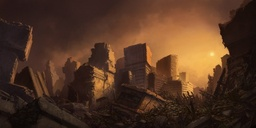
#> input picture dataset/OperacaoPontuais_FiltroEspacial/data/t1.jpg, 256 x 128 px, shrunk from 500 x 250 before the run, found by its file name
$ jupyter execute 'Pratica_Filtragem_Espacial - corrigido.ipynb'
#> lines starting #> are read from the running program, lines starting #| are printed output that depends on the picture
<a href="https://colab.research.google.com/github/VielF/ColabProjects/blob/main/Pr%C3%A1tica_Filtragem_Espacial.ipynb" target="_parent"></a>

Universidade do Vale do Itajaí<br>
Escola Politécnica<br>
Processamento Digital de Sinais: Imagens

# Exercício Avalitivo de Filtragem Espacial

### Tutoriais da OpenCV

- https://docs.opencv.org/master/d9/df8/tutorial_root.html
- https://www.geeksforgeeks.org/opencv-python-tutorial/

## Conversão de imagem RGB em imagem Grayscale

[cell 1]
import cv2
import numpy as np
import matplotlib.pyplot as plt
from google.colab.patches import cv2_imshow

[cell 2]
#abria a imagem
img = cv2.imread('/content/data/t1.jpg',1)
#> img is the input picture: shape (128, 256, 3); mean B, G, R 34.8, 52.4, 80.9
cv2_imshow(img)

[cell 3]
#mostrando a imagem colorida
#cv2.imshow('in', img)
#cv2.waitKey(0)
#cv2.destroyAllWindows()

[cell 4]
#aplicando conversão básica
#numpy
#img_grayscale_basic = (img[ : , : ,0]+img[ : , : ,1]+img[ : , : ,2])/3

#cv2
B, G, R = cv2.split(img)
img_grayscale_basic = (B+G+R)/3
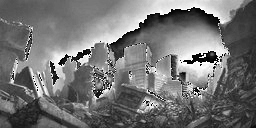
#> img_grayscale_basic: shape (128, 256) float64; min 0, max 85, mean 38.6; drawn with min black and max white

img_grayscale_basic = np.array(img_grayscale_basic, dtype=np.uint8)

cv2_imshow(img_grayscale_basic)
##cv2.waitKey(0)
#cv2.destroyAllWindows()

[cell 5]
#aplicando conversão ponderada
#img_grayscale_basic = 0.299*img[ : , : ,0] + 0.587*img[ : , : ,1] + 0.114*img[ : , : ,2]

#cv2
B, G, R = cv2.split(img)
img_grayscale_pondered = 0.299*B+0.587*G+0.114*R

img_grayscale_pondered = np.array(img_grayscale_pondered, dtype=np.uint8)

cv2_imshow(img_grayscale_pondered)
#cv2.waitKey(0)
#cv2.destroyAllWindows()

## Filtro Espacial

[cell 6]
def gauss_create(sigma=1, size_x=3, size_y=3):
    '''
    Create normal (gaussian) distribuiton
    '''
    x, y = np.meshgrid(np.linspace(-1,1,size_x), np.linspace(-1,1,size_y))
    calc = 1/((2*np.pi*(sigma**2)))
    exp = np.exp(-(((x**2) + (y**2))/(2*(sigma**2))))

    return exp*calc

[cell 7]
print(gauss_create(sigma=0.5))
print(np.array(gauss_create(sigma=0.5)*255, dtype=np.uint8))

### Suavização

1. Implemente a sua própria convolução manualmente, em formato de função, utilizando os conceitos vistos em aula
2. Aplique a filtragem de suavização, com as máscaras 3x3, 5x5 e 7x7, com os filtros:
 - média
 - gaussino (escolha uma distribuição adequada, podendo utilizar a função acima ou recuperando a distribuição usada na OpenCV)
 - mediana
3. Relate as observações visíveis nas imagens de saída com os filtros usados, descrevendo o comportamento visual em relação as bordas, ruídos e esmaecimento da imagem com os diferentes kernels

#### Dicas
 - Você pode adicionar ruído nas imagens usando a função random_noise: `from skimage.util import random_noise`. Cuidado com o retorno da função, talvez seja necessário regularizar a mesma novamente para o intervalo de 0 à 255.

[cell 8]
def add_padding(img, padding_height, padding_width):
    n, m = img.shape

    padded_img = np.zeros((n + padding_height * 2, m + padding_width * 2))
    padded_img[padding_height : n + padding_height, padding_width : m + padding_width] = img

    return padded_img

[cell 9]
exemplo = np.ones((5,5))
print(exemplo)
print(add_padding(exemplo, (3//2), (3//2)))

[cell 10]
from skimage.util import random_noise

[cell 11]
def bubble_sort(arr):

    # Outer loop to iterate through the list n times
    for n in range(len(arr) - 1, 0, -1):

        # Inner loop to compare adjacent elements
        for i in range(n):
            if arr[i] > arr[i + 1]:

                # Swap elements if they are in the wrong order
                swapped = True
                arr[i], arr[i + 1] = arr[i + 1], arr[i]
    return arr

[cell 12]
def conv2d(img, kernel, padding=True):
    # Get dimensions of the kernel
    k_height, k_width = kernel.shape  # Atribui valor à variável k_height, k_width

    # Get dimensions of the image
    img_height, img_width = img.shape  # Atribui valor à variável img_height, img_width

    # Calculate padding required
    pad_height = k_height // 2  # Atribui valor à variável pad_height
    pad_width = k_width // 2  # Atribui valor à variável pad_width

    # Create a padded version of the image to handle edges
    if padding == True:
        padded_img = add_padding(img, pad_height, pad_width)  # Atribui valor à variável padded_img

    #print(padded_img)

    # Initialize an output image with zeros
    output = np.zeros((img_height, img_width), dtype=float)  # Atribui valor à variável output

    # Perform convolution

    for i_img in range(img_height):  # Loop usando i
        for j_img in range(img_width):  # Loop usando j
            for i_kernel in range(k_height):
                for j_kernel in range(k_width):
                    output[i_img, j_img] = float(output[i_img, j_img]) + (float(padded_img[i_img+i_kernel, j_img+j_kernel]) * kernel[i_kernel, j_kernel])  # Atribui valor à variável output[i, j]
                    if(output[i_img, j_img] > 255): # operação de clip = np.clip()
                      output[i_img, j_img] = 255
                    elif (output[i_img, j_img] < 0):
                      output[i_img, j_img] = 0
            output[i_img, j_img] = int(output[i_img, j_img])

    return np.array(output, dtype=np.uint8)

[cell 13]
img_noise = random_noise(img_grayscale_pondered, mode='gaussian', var = 0.001)

img_noise = (img_noise * 255).astype(np.uint8)

cv2_imshow(img_noise)
cv2_imshow(img_grayscale_pondered)

[cell 14]
mean_3x3 = np.ones((3, 3))/9
mean_5x5 = np.ones((5, 5))/25
mean_7x7 = np.ones((7, 7))/49


img_mean = conv2d(img_noise, mean_7x7)
conv_opencv = cv2.filter2D(src=img_noise, ddepth=-1, kernel=mean_7x7, borderType=cv2.BORDER_CONSTANT)

print(img_mean)
#> (printed output is left out)
print(conv_opencv)
#> (printed output is left out)

cv2_imshow(img_mean)
cv2_imshow(conv_opencv)

[cell 15]
#gaussiano
gaus_3x3 = gauss_create(sigma=1, size_x=3, size_y=3)
gaus_5x5 = gauss_create(sigma=1, size_x=5, size_y=5)
gaus_7x7 = gauss_create(sigma=1, size_x=7, size_y=7)

img_mean = conv2d(img_noise, gaus_5x5)
conv_opencv = cv2.filter2D(src=img_noise, ddepth=-1, kernel=gaus_5x5, borderType=cv2.BORDER_CONSTANT)

print(img_mean)
#> (printed output is left out)
print(conv_opencv)
#> (printed output is left out)

cv2_imshow(img_mean)
cv2_imshow(conv_opencv)

[cell 16]
def medianFilter(img, kernel, padding=True):
    # Get dimensions of the kernel
    k_height, k_width = kernel.shape  # Atribui valor à variável k_height, k_width

    # Get dimensions of the image
    img_height, img_width = img.shape  # Atribui valor à variável img_height, img_width

    # Calculate padding required
    pad_height = k_height // 2  # Atribui valor à variável pad_height
    pad_width = k_width // 2  # Atribui valor à variável pad_width

    # Create a padded version of the image to handle edges
    if padding == True:
        padded_img = add_padding(img, pad_height, pad_width)  # Atribui valor à variável padded_img
    else:
        padded_img = img
    #print(padded_img)

    # Initialize an output image with zeros
    output = np.zeros((img_height, img_width), dtype=float)  # Atribui valor à variável output
    kernel_vectorized = np.zeros(k_height*k_width)
    #print(kernel_vectorized)
    # Perform convolution
    for i_img in range(img_height):  # Loop usando i
        for j_img in range(img_width):  # Loop usando j
            i_vector = 0
            for i_kernel in range(k_height):
                for j_kernel in range(k_width):
                    kernel_vectorized[i_vector] = padded_img[i_img+i_kernel, j_img+j_kernel]  # Atribui valor à variável output[i, j]
                    i_vector+=1
            kernel_vectorized = bubble_sort(kernel_vectorized)
            median_index = int(((k_height*k_width)/2)+1)
            output[i_img, j_img] = int(kernel_vectorized[median_index])

    return np.array(output, dtype=np.uint8)

[cell 17]
#gaussiano
img_noise = random_noise(img_grayscale_pondered, mode='s&p', amount = 0.025)

img_noise = (img_noise * 255).astype(np.uint8)

cv2_imshow(img_noise)

img_gaus = conv2d(img_noise, gaus_5x5)
#> call 3 of conv2d, with kernel = array of shape (5, 5), padding = True
#> after the loop in conv2d (call 3), `for i_img in range(img_height):`:
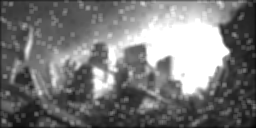
#> output: shape (128, 256) float64; min 3, max 255, mean 120.6
img_meadian = medianFilter(img_noise, gaus_3x3, padding=True)
#> in add_padding (call 5), `padded_img[padding_height : n + padding_height, padding_width : m + pa..`:
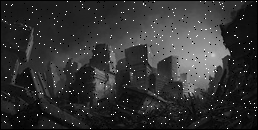
#> padded_img: shape (130, 258) float64; min 0, max 255, mean 50.5
#> after the loop in medianFilter, `for i_img in range(img_height):`: kernel_vectorized = [0, 0, 0, 0, 0, 0, 2, 3, 5]
conv_opencv = cv2.medianBlur(img_noise, 3)
#print(img_noise)
print(img_mean)
#> (printed output is left out)
print(conv_opencv)
#> (printed output is left out)
cv2_imshow(img_gaus)
cv2_imshow(img_meadian)
cv2_imshow(conv_opencv)

### Sharpening

4. Implemente os filtros de sharpening, utilizando as diferentes mascarás apresentadas no livro de referência da disciplina:
 - Laplaciano (figura 3.37)
 - Sharpening implementado na figura 3.38
 - Unsharp Masking e Highboost Filtering
 - Implemente os detectores de borda Laplaciano, Roberts e Sobel
 - Utilize a função Canny da OpenCV na mesma imagem usando nos outros detectores

5. Relate as observações visíveis nas imagens de saída com os filtros usados, descrevendo o comportamento visual em relação as bordas, ruídos e esmaecimento da imagem com os diferentes kernels e para os diferentes algoritmos
6. Você observa uma discrepante melhoria na detecção de bordas pelo Canny em comparação aos outros 3 que justifique a complexidade adicional?
7. Aplique o filtro Sobel pós operação com um filtro de suavização (a sua escolha) e compare com a saída do Canny. Descreva suas observações técnicas sobre o comportamento.

[cell 18]
def normalize_minmax(img, new_min=0, new_max=255):

    img_min = img.min()
    img_max = img.max()

    normalized = (img - img_min) / (img_max - img_min)

    normalized = normalized * (new_max - new_min) + new_min

    return normalized

[cell 19]
def conv2d_sharpening(img, kernel, padding=True):
    # Get dimensions of the kernel
    k_height, k_width = kernel.shape  # Atribui valor à variável k_height, k_width

    # Get dimensions of the image
    img_height, img_width = img.shape  # Atribui valor à variável img_height, img_width

    # Calculate padding required
    pad_height = k_height // 2  # Atribui valor à variável pad_height
    pad_width = k_width // 2  # Atribui valor à variável pad_width

    # Create a padded version of the image to handle edges
    if padding == True:
        padded_img = add_padding(img, pad_height, pad_width)  # Atribui valor à variável padded_img

    #print(padded_img)

    # Initialize an output image with zeros
    output = np.zeros((img_height, img_width), dtype=np.float32)  # Atribui valor à variável output

    # Perform convolution
    for i_img in range(img_height):  # Loop usando i
        for j_img in range(img_width):  # Loop usando j
            #calcula kernel
            for i_kernel in range(k_height):
                for j_kernel in range(k_width):
                    output[i_img, j_img] = output[i_img, j_img] + (padded_img[i_img+i_kernel, j_img+j_kernel] * kernel[i_kernel, j_kernel])  # Atribui valor à variável output[i, j]


    return output

[cell 20]
kernel_laplaciano = np.array(([0,-1,0],[-1,4,-1],[0,-1,0]))
kernel_roberts_1 = np.array(([-1,0],[0,1]))
kernel_roberts_2 = np.array(([0,-1],[1,0]))
kernel_sobel_1 = np.array(([-1,-2,-1],[0,0,0],[1,2,1]))
kernel_sobel_2 = np.array(([-1,0,1],[-2,0,2],[-1,0,1]))

img_sobel_1 = conv2d_sharpening(img_grayscale_pondered, kernel_sobel_1)
img_sobel_2 = conv2d_sharpening(img_grayscale_pondered, kernel_sobel_2)

img_sobel = np.abs(img_sobel_1)+np.abs(img_sobel_2)
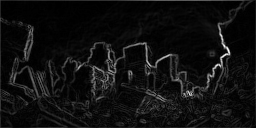
#> img_sobel: shape (128, 256) float32; min 0, max 734, mean 46.5; drawn with min black and max white

img_sobel = normalize_minmax(img_sobel, new_min=0, new_max=255)
#> in normalize_minmax, `img_min = img.min()`: img_min = 0
#> in normalize_minmax, `img_max = img.max()`: img_max = 734
img_sobel = np.array(img_sobel, dtype=np.uint8)

#pode trocar para a função cv2_imshow
cv2.imshow('in',img_sobel)
cv2.waitKey(0)
cv2.destroyAllWindows()

laplaciano = conv2d_sharpening(img_grayscale_pondered, kernel_laplaciano)
#> call 3 of conv2d_sharpening, with kernel = array of shape (3, 3), padding = True
#> after the loop in conv2d_sharpening (call 3), `for i_img in range(img_height):`:
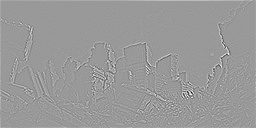
#> output: shape (128, 256) float32; min -298, max 198, mean 0.6; drawn with min black and max white

sharpened = np.zeros((img_grayscale_pondered.shape[0],img_grayscale_pondered.shape[1]), dtype=np.float32)

for i in range(img_grayscale_pondered.shape[0]):
  for j in range(img_grayscale_pondered.shape[1]):
    sharpened[i,j] = float(img_grayscale_pondered[i,j]) + laplaciano[i,j]
    if sharpened[i,j] > 255:
      sharpened[i,j] = 255
    elif sharpened[i,j] < 0:
      sharpened[i,j] = 0
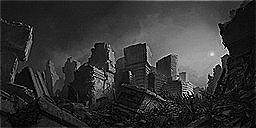
#> sharpened: shape (128, 256) float32; min 0, max 255, mean 51.5

sharpened = sharpened.astype(np.uint8)


cv2.imshow('in',img_grayscale_pondered)
cv2.waitKey(0)
cv2.destroyAllWindows()

cv2.imshow('in',sharpened)
cv2.waitKey(0)
cv2.destroyAllWindows()

[cell 21]
blur = conv2d(img_grayscale_pondered, gaus_3x3)
#> call 4 of conv2d, with kernel = array of shape (3, 3), padding = True
#> after the loop in conv2d (call 4), `for i_img in range(img_height):`:
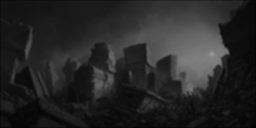
#> output: shape (128, 256) float64; min 1, max 153, mean 38.2

g = img_grayscale_pondered.astype(np.float32) - blur
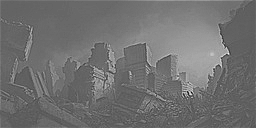
#> g: shape (128, 256) float32; min -41, max 78, mean 11.6; drawn with min black and max white

k=2

umhf = np.zeros(img_grayscale_pondered.shape, dtype=np.float32)

for i in range(img_grayscale_pondered.shape[0]):
  for j in range(img_grayscale_pondered.shape[1]):
    umhf[i,j] = float(img_grayscale_pondered[i,j]) + k*float(g[i,j])
    if umhf[i,j] > 255:
      umhf[i,j] = 255
    elif umhf[i,j] < 0:
      umhf[i,j] = 0
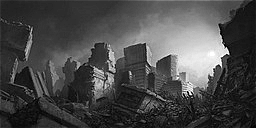
#> umhf: shape (128, 256) float32; min 0, max 255, mean 73.1

umhf = umhf.astype(np.uint8)

cv2.imshow('in',umhf)
cv2.waitKey(0)
cv2.destroyAllWindows()

[cell 22]
img_sobel_1 = conv2d_sharpening(img_grayscale_pondered, kernel_sobel_1)
img_sobel_2 = conv2d_sharpening(img_grayscale_pondered, kernel_sobel_2)

img_sobel = np.abs(img_sobel_1)+np.abs(img_sobel_2)

img_sobel = normalize_minmax(img_sobel, new_min=0, new_max=255)
img_sobel = np.array(img_sobel, dtype=np.uint8)

#pode trocar para a função cv2_imshow
cv2.imshow('in',img_sobel)
cv2.waitKey(0)
cv2.destroyAllWindows()

[cell 23]
cv2_imshow(cv2.Canny(img_grayscale_pondered, 5 , 50))
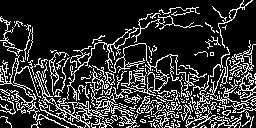
#> shown: shape (128, 256); 19.9% white in thin lines or dots

$ run again, with dataset/OperacaoPontuais_FiltroEspacial/data/t2.jpg copied over dataset/OperacaoPontuais_FiltroEspacial/data/t1.jpg
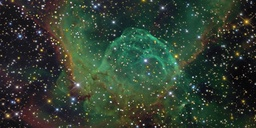
#> input picture dataset/OperacaoPontuais_FiltroEspacial/data/t2.jpg, 256 x 128 px, shrunk from 500 x 250 before the run, found by its file name
#> img is the input picture: shape (128, 256, 3); mean B, G, R 49.4, 62.5, 48.9
#> (printed output is left out)
#> (printed output is left out)
#> padded_img: shape (132, 260) float64
#> (printed output is left out)
#> (printed output is left out)
#> padded_img: shape (130, 258) float64
#> after the loop in medianFilter, `for i_img in range(img_height):`: kernel_vectorized = [0, 0, 0, 0, 0, 26, 29, 36, 46]
#> (printed output is left out)
#> (printed output is left out)
#> `img_sobel = np.abs(img_sobel_1)+np.abs(img_sobel_2)`:
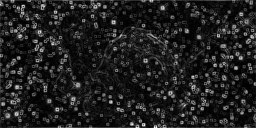
#> img_sobel: shape (128, 256) float32; min 0, max 910, mean 114.4; drawn with min black and max white
#> img_min = 0
#> img_max = 910
#> `cv2_imshow(cv2.Canny(img_grayscale_pondered, 5 , 50))`:
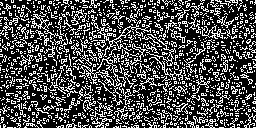
#> shown: shape (128, 256); 29.5% white in thin lines or dots
